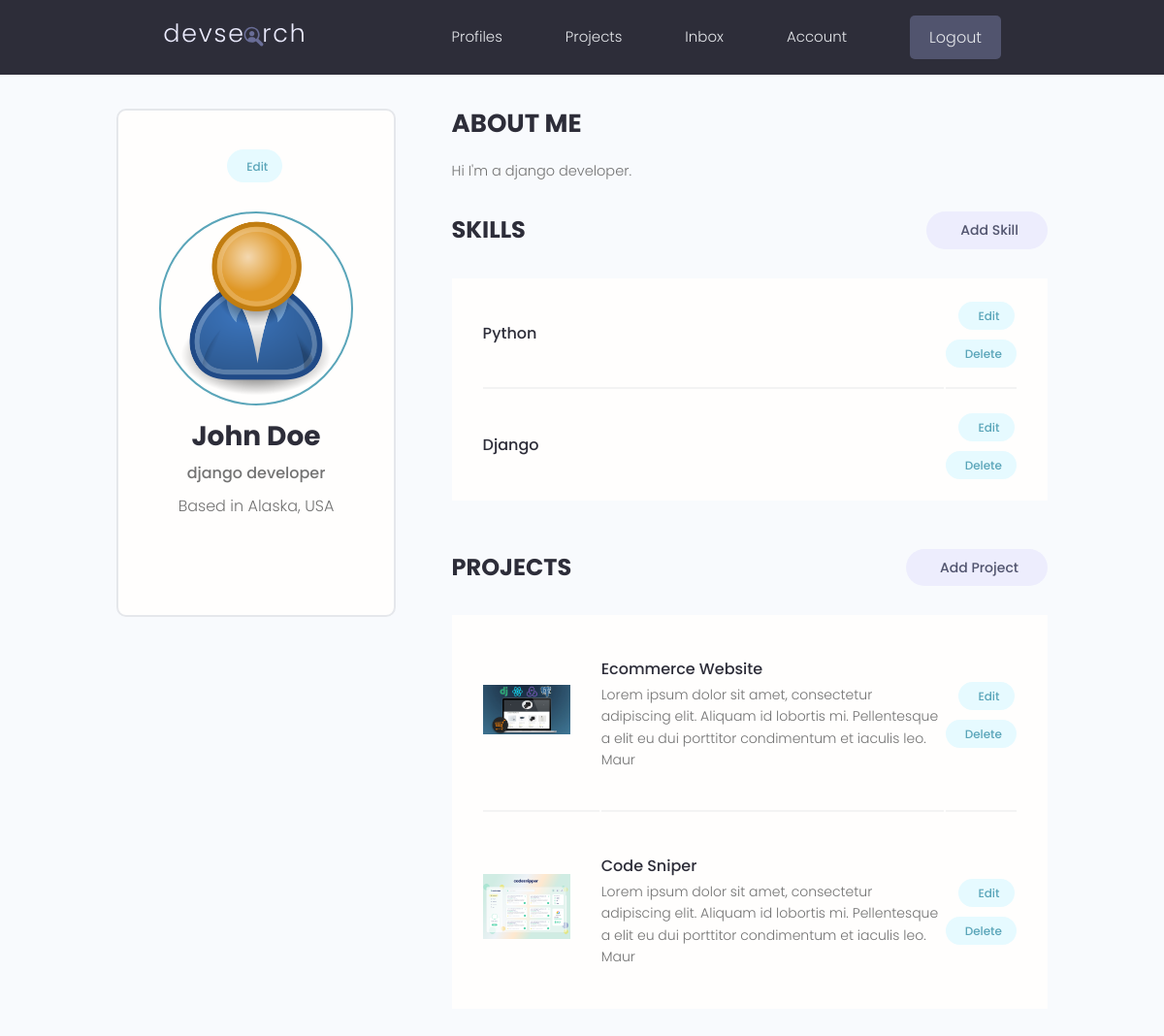
/account/ (signed in), run on the app's committed database.
### users/models.py (models this page shows, shortened)
class Profile(models.Model):
    user = models.OneToOneField(User, on_delete=models.CASCADE, null=True, blank=True)
    name = models.CharField(max_length=200, blank=True, null=True)
    email = models.EmailField(max_length=500, blank=True, null=True)
    username = models.CharField(max_length=200, blank=True, null=True)
    location = models.CharField(max_length=200, blank=True, null=True)
    short_intro = models.CharField(max_length=200, blank=True, null=True)
    bio = models.TextField(blank=True, null=True)
    profile_image = models.ImageField(null=True, blank=True, upload_to='profiles/', default="profiles/user-default.png")
    social_github = models.CharField(max_length=200, blank=True, null=True)
    social_twitter = models.CharField(max_length=200, blank=True, null=True)
    social_linkedin = models.CharField(max_length=200, blank=True, null=True)
    social_youtube = models.CharField(max_length=200, blank=True, null=True)
    social_website = models.CharField(max_length=200, blank=True, null=True)
    created = models.DateTimeField(auto_now_add=True)
    id = models.UUIDField(default=uuid.uuid4, unique=True, primary_key=True, editable=False)

class Skill(models.Model):
    owner = models.ForeignKey(Profile, on_delete=models.CASCADE, null=True, blank=True)
    name = models.CharField(max_length=200, blank=True, null=True)
    description = models.TextField(null=True, blank=True)
    created = models.DateTimeField(auto_now_add=True)
    id = models.UUIDField(default=uuid.uuid4, unique=True, primary_key=True, editable=False)

### projects/models.py (models this page shows, shortened)
class Project(models.Model):
    owner = models.ForeignKey(Profile, null=True, blank=True, on_delete=models.SET_NULL)
    title = models.CharField(max_length=200)
    description = models.TextField(null=True, blank=True)
    featured_image = models.ImageField(null=True, blank=True, default="default.jpg")
    demo_link = models.CharField(max_length=2000, null=True, blank=True)
    source_link = models.CharField(max_length=2000, null=True, blank=True)
    tags = models.ManyToManyField('Tag', blank=True)
    vote_total = models.IntegerField(default=0, null=True, blank=True)
    vote_ratio = models.IntegerField(default=0, null=True, blank=True)
    created = models.DateTimeField(auto_now_add=True)
    id = models.UUIDField(default=uuid.uuid4, unique=True, primary_key=True, editable=False)

### users/views.py (the view)
# urls.py: path('account/', views.userAccount, name="account"),
@login_required(login_url='login')
def userAccount(request):
    profile = request.user.profile
    skills = profile.skill_set.all()
    projects = profile.project_set.all()
    context = {'profile': profile, 'skills': skills, 'projects': projects}
    return render(request, 'users/account.html', context)

### users/templates/users/account.html (shortened to what this page needs)
{% extends 'main.html' %}
{% block content %}
  <main class="settingsPage profile my-md">
    <div class="container">
      <div class="layout">
        <div class="column column--1of3">
          <div class="card text-center">
            <div class="card__body dev">
              <a class="tag tag--pill tag--main settings__btn" href="{% url 'edit-account' %}"> Edit</a>
              <img class="avatar avatar--xl dev__avatar" src="{{profile.profile_image.url}}" />
              <h2 class="dev__name">{{profile.name}}</h2>
              <p class="dev__title">{{profile.short_intro}}</p>
              <p class="dev__location">Based in {{profile.location}}</p>
            </div>
          </div>
        </div>
        <div class="column column--2of3">
          <div class="devInfo">
            <h3 class="devInfo__title">About Me</h3>
            <p class="devInfo__about">{{profile.bio}}</p>
          </div>
          <div class="settings">
            <h3 class="settings__title">Skills</h3>
            <a class="tag tag--pill tag--sub settings__btn tag--lg" href="{% url 'create-skill' %}"> Add Skill</a>
          </div>
          <table class="settings__table">
            {% for skill in skills %}
            <tr>
              <td class="settings__tableInfo">
                <h4>{{skill.name}}</h4>
              </td>
              <td class="settings__tableActions">
                <a class="tag tag--pill tag--main settings__btn" href="#"> Edit</a>
                <a class="tag tag--pill tag--main settings__btn" href="#">
                  Delete</a>
              </td>
            </tr>
            {% endfor %}
          </table>
          <div class="settings">
            <h3 class="settings__title">Projects</h3>
            <a class="tag tag--pill tag--sub settings__btn tag--lg" href="{% url 'create-project' %}"> Add Project</a>
          </div>
          <table class="settings__table">
            {% for project in projects %}
            <tr>
              <td class="settings__thumbnail">
                <a href="{% url 'project' project.id %}"><img src="{{project.featured_image.url}}" alt="Project Thumbnail" /></a>
              </td>
              <td class="settings__tableInfo">
                <a href="{% url 'project' project.id %}">{{project.title}}</a>
                <p>{{project.description|slice:"150"}}</p>
              </td>
              <td class="settings__tableActions">
                <a class="tag tag--pill tag--main settings__btn" href="{% url 'update-project' project.id %}"> Edit</a>
                <a class="tag tag--pill tag--main settings__btn" href="{% url 'delete-project' project.id %}">
                  Delete</a>
              </td>
            </tr>
            {% endfor %}
          </table>
        </div>
      </div>
    </div>
  </main>
  {% endblock %}

### static/styles/app.css (style rules this page uses)
:root { --color-sub: #2d2d39; }
.card { border: 2px solid var(--color-light); }
img { width: 100%; }
.profile .card > .dev { padding: 4rem; }
.dev__avatar { display: block; margin: auto; }
.dev__name { color: var(--color-sub); font-size: 2.8rem; font-weight: 700; margin-top: 1rem; margin-bottom: 0.5rem; }
.dev__title { font-size: 1.6rem; font-weight: 500; line-height: 1.3; }
.dev__location { margin-top: 1rem; }
.devInfo { margin-bottom: 3rem; }
.devInfo__title, .devInfo__subtitle { font-size: 2.6rem; color: var(--color-sub); text-transform: uppercase; font-weight: 700; margin-bottom: 1.5rem; }
.devInfo__about, .devSkill__info { font-size: 1.45rem; line-height: 1.7; text-align: justify; }
.settingsPage .dev > .settings__btn { display: inline-block; margin-bottom: 3rem; }
.settings { display: flex; justify-content: space-between; align-items: center; }
.settings__title { font-size: 2.4rem; text-transform: uppercase; font-weight: 700; color: var(--color-sub); }
.settings__table { margin-top: 3rem; margin-bottom: 5rem; padding: 0 3rem; background: var(--color-white); }
.settings__table tr { width: 100%; }
.settings__table tr > td { padding: 2rem 0; }
.settings__table tr:not(:last-child) td { border-bottom: 2px solid var(--color-white-light); }
.settings__thumbnail { width: 23%; min-width: 10rem; }
.settings__thumbnail img { padding-right: 3rem; height: 15rem; object-fit: contain; }
.settings__tableInfo { width: 100%; }
.settings__tableInfo h4, .settings__tableInfo a { padding-right: 1rem; width: auto; font-size: 1.6rem; font-weight: 500; color: var(--color-sub); }
.settings__tableInfo p { font-size: 1.4rem; }
.settings__tableActions { text-align: right; }

### static/uikit/styles/modules/_variables.css (style rules this page uses)
:root { --color-main: #5aa5b9; --color-main-light: #e6faff; --color-sub: #3f4156; --color-sub-light: #51546e; --color-sub-lighter: #ededfd; --color-text: #737373; --color-gray: #8b8b8b; --color-light: #e5e7eb; --color-light-gray: #767676; --color-bg: #f8fafd; --color-white: #fffefd; --color-white-light: #f3f3f3; --color-success: #359e64; --color-success-bg: #def8e8; --color-error: #fc4b0b; --color-error-bg: #fff2ee; --font-base: 'Poppins', arial, helvetica, 'Segoe UI', roboto, ubuntu, sans-serif; --font-monospace: 'Fira Code', 'Courier New', courier, monospace; --font-regular: 300; --font-medium: 500; --font-bold: 700; --generic-shadow: 1px 1px 5px #00000010; --generic-transition: all 0.3s ease-in-out; }

### static/uikit/styles/modules/_base.css (style rules this page uses)
* { margin: 0; padding: 0; box-sizing: border-box; text-rendering: optimizeLegibility; color: inherit; font-size: inherit; }
html { font-size: 50%; }
@media only screen and (min-width: 480px) { html { font-size: 56.25%; } }
@media only screen and (min-width: 1200px) { html { font-size: 62.5%; } }
body { line-height: 1.6; font-weight: 400; font-size: 1.5rem; color: var(--color-text); background-color: var(--color-bg); min-height: 100vh; }

### static/uikit/styles/modules/_typography.css (style rules this page uses)
* { font-family: var(--font-base); }
h2 { font-size: 3.6rem; font-weight: var(--font-bold); }
h3 { font-size: 3.2rem; font-weight: var(--font-medium); }
h4 { font-size: 2.8rem; font-weight: var(--font-medium); }
p, span, strong { font-size: 1.6rem; color: var(--color-text); font-weight: var(--font-regular); }
a { padding-bottom: 2px; text-decoration: none; display: inline-block; color: var(--color-main); font-weight: var(--font-medium); }

### static/uikit/styles/modules/_utilities.css (style rules this page uses)
.container { width: 92%; max-width: 165rem; margin: 0 auto; box-sizing: border-box; }
@media screen and (min-width: 1000px) { .container { width: 90%; } }
@media screen and (min-width: 1200px) { .container { width: 80%; } }
.text-center { text-align: center; }
.my-md { margin: 3rem auto; }

### static/uikit/styles/modules/_avatar.css (style rules this page uses)
.avatar { border-radius: 50%; border: 2px solid var(--color-main); object-fit: cover; }
.avatar--xl { height: 20rem; width: 20rem; }

### static/uikit/styles/modules/_card.css (style rules this page uses)
.card { border-radius: 1rem; background-color: var(--color-white); border: 1.5px solid var(--color-light); width: auto; height: auto; margin-top: 0.5rem; margin-bottom: 0.5rem; overflow: hidden; }
.card__body, .card__header { padding: 2rem 2.5rem; }

### static/uikit/styles/modules/_layout.css (style rules this page uses)
.layout { display: flex; flex-flow: row wrap; justify-content: space-between; }
.layout > .column { margin-bottom: 3rem; }
.layout > .column.column--1of3 { flex-basis: 30%; }
.layout > .column.column--2of3 { flex-basis: 64%; }

### data on the page
Profile: profile_image (placeholder picture), name "John Doe", short_intro "django developer", location "Alaska, USA", bio "Hi I'm a django developer."
Skill: name "Python"
Skill: name "Django"
Project: featured_image (picture), title "Ecommerce Website", description "Lorem ipsum dolor sit amet, consectetur adipiscing elit. Aliquam id lobortis mi. Pellentesque a elit eu dui porttitor condimentum et iaculis leo. Maur"
Project: featured_image (picture), title "Code Sniper", description "Lorem ipsum dolor sit amet, consectetur adipiscing elit. Aliquam id lobortis mi. Pellentesque a elit eu dui porttitor condimentum et iaculis leo. Maur"
